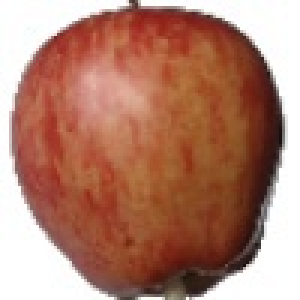
#> input picture Bai1_Color_Features/ket_qua_bai1/dataset_bai1/apple/0_100.jpg, 100 x 100 px (shown 3 times larger)
$ python fruit_classification.py
#> lines starting #> are read from the running program, lines starting #| are printed output that depends on the picture
"""Phân loại táo, chuối, cam bằng đặc trưng thống kê và màu sắc.

Cấu trúc dữ liệu mong đợi:
    dataset_bai1/
        apple/ *.jpg|png|...
        banana/ ...
        orange/ ...

Cài thư viện: pip install opencv-python numpy pandas scikit-learn matplotlib
Chạy: python fruit_classification.py --data-dir dataset_bai1
"""

from __future__ import annotations

import argparse
from pathlib import Path
from typing import Dict, List, Tuple

import cv2
import matplotlib.pyplot as plt
import numpy as np
import pandas as pd
from sklearn.metrics import (
    accuracy_score,
    classification_report,
    confusion_matrix,
    f1_score,
    precision_score,
    recall_score,
)
from sklearn.model_selection import train_test_split
from sklearn.neighbors import KNeighborsClassifier
from sklearn.pipeline import Pipeline
from sklearn.preprocessing import StandardScaler
from sklearn.svm import SVC


IMAGE_EXTENSIONS = {".jpg", ".jpeg", ".png", ".bmp", ".tif", ".tiff", ".webp"}
IMAGE_SIZE = (128, 128)  # OpenCV dùng thứ tự (width, height).
HIST_BINS = 8


def entropy_grayscale(rgb: np.ndarray) -> float:
    """Entropy Shannon (bit) của histogram 256 mức xám."""
    gray = cv2.cvtColor(rgb, cv2.COLOR_RGB2GRAY)
    counts = np.bincount(gray.ravel(), minlength=256).astype(np.float64)
    probabilities = counts[counts > 0] / counts.sum()
    return float(-np.sum(probabilities * np.log2(probabilities)))


def extract_features(rgb: np.ndarray) -> Tuple[Dict[str, float], np.ndarray]:
    """Trả về các nhóm đặc trưng và ảnh HSV (uint8) tương ứng."""
    hsv = cv2.cvtColor(rgb, cv2.COLOR_RGB2HSV)
    result: Dict[str, float] = {}

    for space_name, image in (("RGB", rgb), ("HSV", hsv)):
        for channel, channel_name in enumerate(("C1", "C2", "C3")):
            plane = image[:, :, channel].astype(np.float32)
            result[f"{space_name}_{channel_name}_mean"] = float(plane.mean())
            result[f"{space_name}_{channel_name}_std"] = float(plane.std())

    # Histogram HSV theo từng kênh; mỗi kênh được chuẩn hóa tổng bằng 1.
    for channel, channel_name in enumerate(("H", "S", "V")):
        # OpenCV lưu Hue trong khoảng [0, 180), còn Saturation/Value là [0, 256).
        upper_bound = 180 if channel == 0 else 256
        hist = cv2.calcHist([hsv], [channel], None, [HIST_BINS], [0, upper_bound]).ravel()
        hist = hist / max(float(hist.sum()), 1.0)
        for bin_index, value in enumerate(hist):
            result[f"HSV_hist_{channel_name}_{bin_index}"] = float(value)

    result["gray_entropy"] = entropy_grayscale(rgb)
    return result, hsv


def read_dataset(data_dir: Path) -> Tuple[pd.DataFrame, List[np.ndarray], List[np.ndarray]]:
    if not data_dir.is_dir():
        raise FileNotFoundError(f"Không tìm thấy thư mục dữ liệu: {data_dir}")

    rows: List[dict] = []
    rgb_images: List[np.ndarray] = []
    hsv_images: List[np.ndarray] = []
    class_dirs = sorted(p for p in data_dir.iterdir() if p.is_dir() and not p.name.startswith("."))
    if not class_dirs:
        raise ValueError(f"Không tìm thấy thư mục lớp con trong {data_dir}")

    for class_dir in class_dirs:
        image_paths = sorted(
            p for p in class_dir.rglob("*") if p.is_file() and p.suffix.lower() in IMAGE_EXTENSIONS
        )
        for image_path in image_paths:
            bgr = cv2.imread(str(image_path), cv2.IMREAD_COLOR)
#> bgr is the input picture: shape (100, 100, 3); mean B, G, R 111.3, 128.7, 177.9
            if bgr is None:
                print(f"Cảnh báo: bỏ qua ảnh không đọc được: {image_path}")
                continue
            bgr = cv2.resize(bgr, IMAGE_SIZE, interpolation=cv2.INTER_AREA)
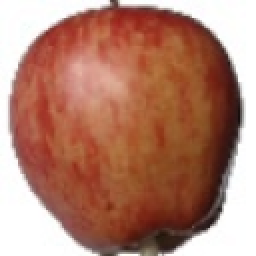
#> bgr: shape (128, 128, 3) (shown 2 times larger); mean B, G, R 111.2, 128.6, 177.8
            rgb = cv2.cvtColor(bgr, cv2.COLOR_BGR2RGB)
            features, hsv = extract_features(rgb)
#> in extract_features, `hsv = cv2.cvtColor(rgb, cv2.COLOR_RGB2HSV)`: hsv: shape (128, 128, 3); mean H, S, V 18.5, 115, 178
#> the loop in extract_features, `for space_name, image in (("RGB", rgb), ("HSV", hsv)):` made 2 passes
#> space_name on passes 1 to 2: 'RGB', 'HSV'
#> after the loop in extract_features, `for space_name, image in (("RGB", rgb), ("HSV", hsv)):`: result = 12 items
#> the loop in extract_features, `for channel, channel_name in enumerate(("H", "S", "V")):` made 3 passes
#> hist on passes 1 to 3: [14192, 372, 235, 278, 542, 151, 297, 317], [4805, 326, 664, 978, 2130, 5208, 2271, 2], [6, 424, 832, 1351, 4099, 3963, 1282, 4427]
#> after the loop in extract_features, `for channel, channel_name in enumerate(("H", "S", "V")):`: result = 36 items
#> in entropy_grayscale, `gray = cv2.cvtColor(rgb, cv2.COLOR_RGB2GRAY)`:
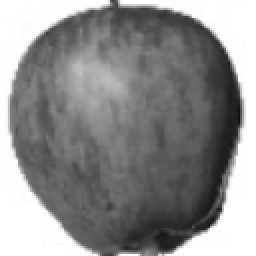
#> gray: shape (128, 128) (shown 2 times larger); min 16, max 255, mean 141.4
#> in entropy_grayscale, `counts = np.bincount(gray.ravel(), minlength=256).astype(np.float64)`: counts = 256 values, max 2008 at index 255, min 0 at index 0, mean 64
#> in entropy_grayscale, `probabilities = counts[counts > 0] / counts.sum()`: probabilities = 236 values, max 0.123 at index 235, min 6.1e-05 at index 2, mean 0.00424
#> features = 37 items
            features.update({"label": class_dir.name, "file": str(image_path)})
            rows.append(features)
            rgb_images.append(rgb)
            hsv_images.append(hsv)

    if not rows:
        raise ValueError(f"Không đọc được ảnh nào trong {data_dir}")
    return pd.DataFrame(rows), rgb_images, hsv_images


def show_examples(frame: pd.DataFrame, rgb_images: List[np.ndarray], hsv_images: List[np.ndarray], output: Path,
                  show: bool) -> None:
    """Lưu/hiển thị minh họa RGB sau resize và chuyển đổi RGB sang HSV."""
#> called with show = True
    labels = frame["label"].tolist()
    unique_labels = list(dict.fromkeys(labels))
    selected = [labels.index(label) for label in unique_labels]
    fig, axes = plt.subplots(len(selected), 2, figsize=(7, max(3, 2.7 * len(selected))), squeeze=False)
    for row, image_index in enumerate(selected):
        axes[row, 0].imshow(rgb_images[image_index])
        axes[row, 0].set_title(f"{labels[image_index]} — RGB 128×128")
        # HSV không phải màu hiển thị trực quan; chuyển lại RGB để minh họa đúng ảnh.
        hsv_as_rgb = cv2.cvtColor(hsv_images[image_index], cv2.COLOR_HSV2RGB)
        axes[row, 1].imshow(hsv_as_rgb)
        axes[row, 1].set_title("Sau chuyển RGB → HSV (hiển thị lại)")
        for axis in axes[row]:
            axis.axis("off")
    fig.tight_layout()
    fig.savefig(output / "minh_hoa_tien_xu_ly.png", dpi=150, bbox_inches="tight")
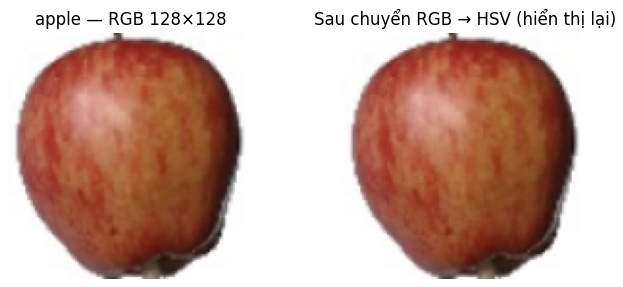
#> figure drawn by matplotlib, 2 panels
    if show:
        plt.show()
    plt.close(fig)


# [18 lines left out: function plot_confusion_matrices, not called in this run]


def run_experiments(frame: pd.DataFrame, test_size: float, random_state: int) -> Tuple[pd.DataFrame, dict, List[str], np.ndarray, dict]:
#> called with test_size = 0.2, random_state = 42
    y = frame["label"].astype(str)
    labels = sorted(y.unique().tolist())
    rgb_cols = [c for c in frame if c.startswith("RGB_")]
    hsv_cols = [c for c in frame if c.startswith("HSV_C")]
    hist_cols = [c for c in frame if c.startswith("HSV_hist_")]
    entropy_cols = ["gray_entropy"]
    experiments = {
        "TN1 - Mean+Std RGB / KNN": (rgb_cols, KNeighborsClassifier(n_neighbors=5)),
        "TN2 - Mean+Std HSV / KNN": (hsv_cols, KNeighborsClassifier(n_neighbors=5)),
        "TN3 - Histogram HSV / SVM": (hist_cols, SVC(kernel="rbf", C=1.0, gamma="scale")),
        "TN4 - Toàn bộ / SVM": (rgb_cols + hsv_cols + hist_cols + entropy_cols,
                                  SVC(kernel="rbf", C=1.0, gamma="scale")),
    }
    indices = np.arange(len(frame))
    train_idx, test_idx = train_test_split(
        indices, test_size=test_size, random_state=random_state, stratify=y
    )

    records = []
    results = {}
    predictions_by_experiment = {}
    for name, (columns, estimator) in experiments.items():
        X_train = frame.iloc[train_idx][columns].to_numpy(dtype=np.float64)
        X_test = frame.iloc[test_idx][columns].to_numpy(dtype=np.float64)
        # Pipeline đảm bảo scaler chỉ fit trên tập train.
        model = Pipeline([("scaler", StandardScaler()), ("model", estimator)])
        model.fit(X_train, y.iloc[train_idx])
        prediction = model.predict(X_test)
        matrix = confusion_matrix(y.iloc[test_idx], prediction, labels=labels)
        metrics = {
            "Accuracy": accuracy_score(y.iloc[test_idx], prediction),
            "Precision_macro": precision_score(y.iloc[test_idx], prediction, average="macro", zero_division=0),
            "Recall_macro": recall_score(y.iloc[test_idx], prediction, average="macro", zero_division=0),
            "F1_macro": f1_score(y.iloc[test_idx], prediction, average="macro", zero_division=0),
        }
        records.append({"Thí nghiệm": name, **metrics})
        results[name] = {
            "confusion_matrix": matrix,
            "report": classification_report(y.iloc[test_idx], prediction, labels=labels,
                                             target_names=labels, zero_division=0),
        }
        predictions_by_experiment[name] = prediction
    return pd.DataFrame(records), results, labels, test_idx, predictions_by_experiment


# [35 lines left out: function save_prediction_images, not called in this run]


def main() -> None:
    parser = argparse.ArgumentParser(description="Phân loại trái cây với đặc trưng RGB/HSV.")
    parser.add_argument("--data-dir", type=Path, default=Path("dataset_bai1"), help="Thư mục dữ liệu, mỗi lớp là một thư mục con.")
    parser.add_argument("--output-dir", type=Path, default=Path("ket_qua_bai1"), help="Thư mục lưu CSV và hình minh họa.")
    parser.add_argument("--test-size", type=float, default=0.2, help="Tỷ lệ test, mặc định 0.2 (80/20).")
    parser.add_argument("--random-state", type=int, default=42)
    parser.add_argument("--no-show", action="store_true", help="Không bật cửa sổ hiển thị biểu đồ.")
    args = parser.parse_args()
    if not 0 < args.test_size < 1:
        parser.error("--test-size phải nằm giữa 0 và 1")
    args.output_dir.mkdir(parents=True, exist_ok=True)

    frame, rgb_images, hsv_images = read_dataset(args.data_dir)
    frame.to_csv(args.output_dir / "dac_trung.csv", index=False, encoding="utf-8-sig")
    print(f"Đã trích xuất {len(frame)} ảnh; số ảnh theo lớp:\n{frame['label'].value_counts().to_string()}")
    show_examples(frame, rgb_images, hsv_images, args.output_dir, show=not args.no_show)

    try:
        summary, results, labels, test_idx, predictions = run_experiments(frame, args.test_size, args.random_state)
    except ValueError as exc:
#> (the run stopped early here; a loop or call above may not have finished)
